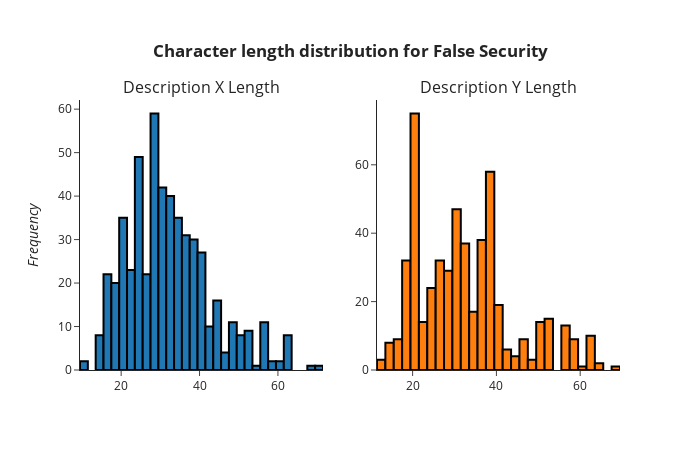

Notebook source saved alongside this figure:
### Markdown cell above
Sentences that are True on the comparing, have a similar distribution, even on the frequency for the values, for now, seems a good idea use the character length as a feature.<br>
To make this idea better, let's check it for the False values.

### Code cell
data_false = data.query('same_security == False')
histogram_subplot(data_false, data_false, 'len_x', 'len_y', 
                  '<b>Character length distribution for False Security', 
                  'Description X Length', 'Description Y Length')

### Figure 1 — Plotly figure (JSON) as saved in the notebook; plotly's stock layout.template omitted (floating-point values rounded to 4 significant figures; data arrays with more than 128 entries replaced by an {"elided": "..."} marker saying what was removed)
{"data": [{"marker": {"line": {"color": "#000000", "width": 2}}, "showlegend": false, "type": "histogram", "x": {"elided": "529 int values"}, "xaxis": "x", "yaxis": "y"}, {"marker": {"line": {"color": "#000000", "width": 2}}, "showlegend": false, "type": "histogram", "x": {"elided": "529 int values"}, "xaxis": "x2", "yaxis": "y2"}], "layout": {"annotations": [{"font": {"size": 16}, "showarrow": false, "text": "Description X Length", "x": 0.225, "xanchor": "center", "xref": "paper", "y": 1, "yanchor": "bottom", "yref": "paper"}, {"font": {"size": 16}, "showarrow": false, "text": "Description Y Length", "x": 0.775, "xanchor": "center", "xref": "paper", "y": 1, "yanchor": "bottom", "yref": "paper"}], "autosize": false, "height": 450, "title": {"text": "<b>Character length distribution for False Security", "x": 0.5, "xanchor": "center", "y": 0.9, "yanchor": "top"}, "width": 700, "xaxis": {"anchor": "y", "autorange": true, "domain": [0, 0.45], "range": [9.5, 71.5], "type": "linear"}, "xaxis2": {"anchor": "y2", "autorange": true, "domain": [0.55, 1], "range": [11.5, 69.5], "type": "linear"}, "yaxis": {"anchor": "x", "automargin": true, "autorange": true, "domain": [0, 1], "range": [0, 62.11], "title": {"text": "<i>Frequency</i>"}}, "yaxis2": {"anchor": "x2", "automargin": true, "autorange": true, "domain": [0, 1], "range": [0, 78.95]}}}
